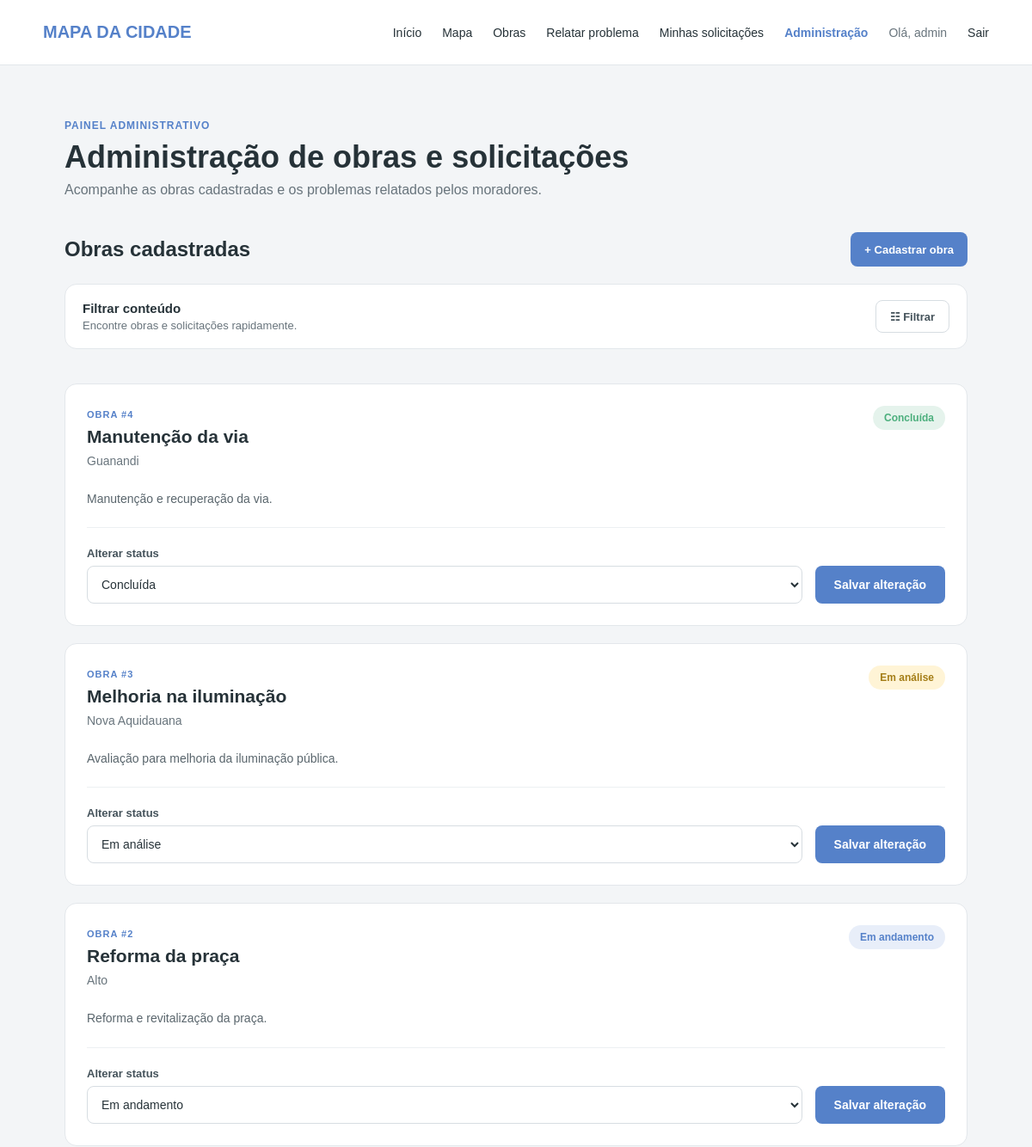
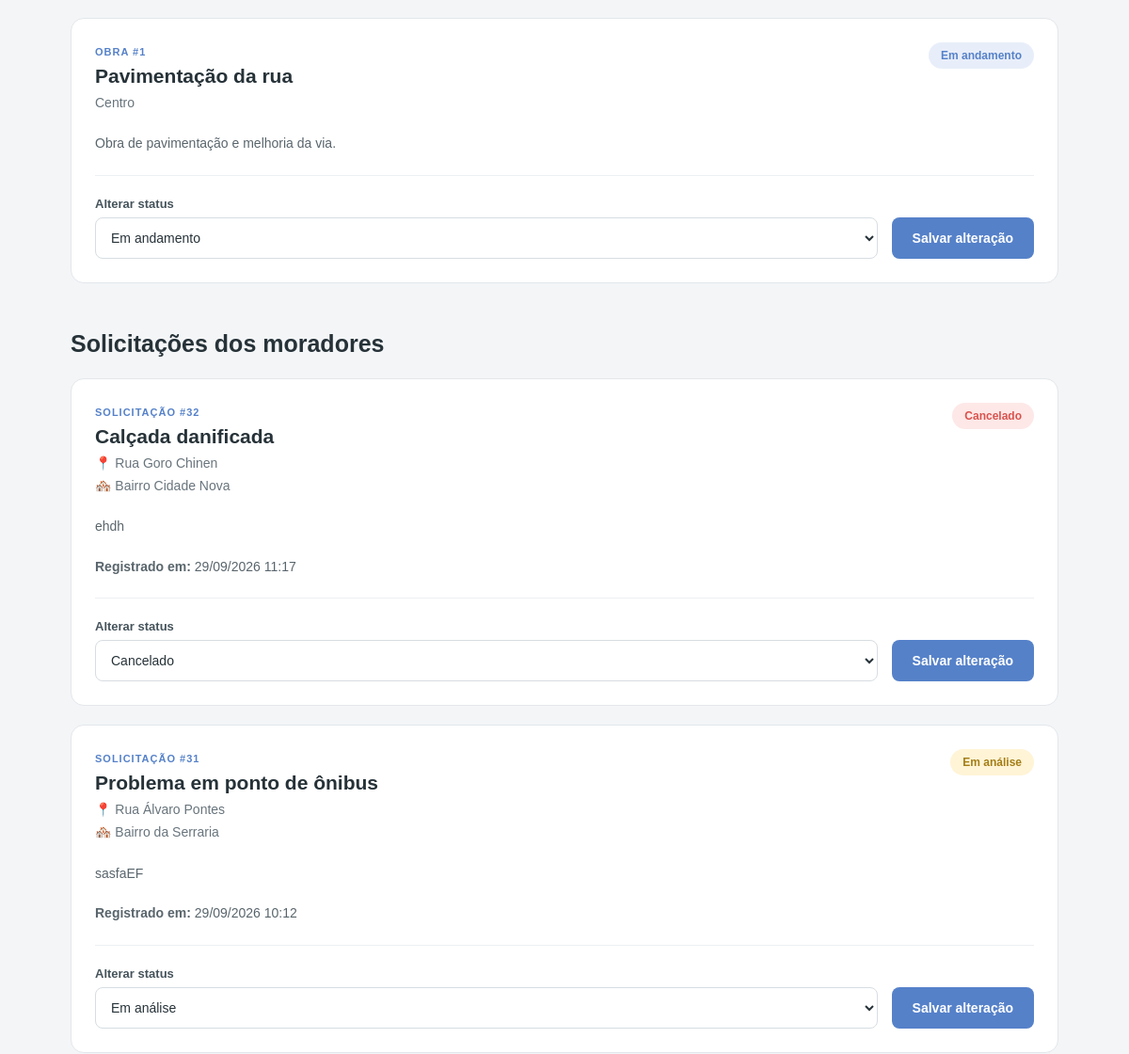
/admin (signed in, upper part), run on an earlier commit of the app's database (2 pictures, top to bottom).
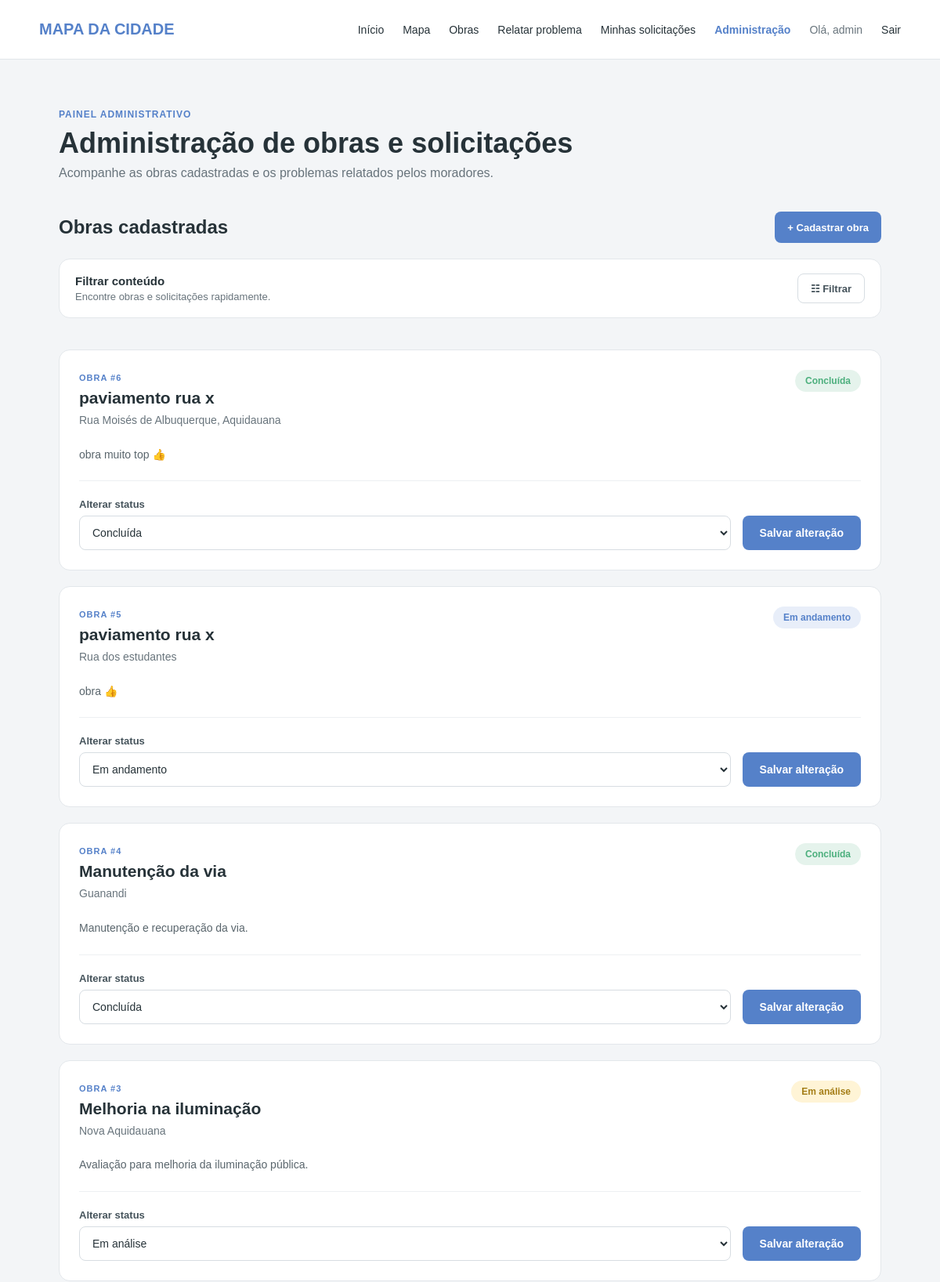
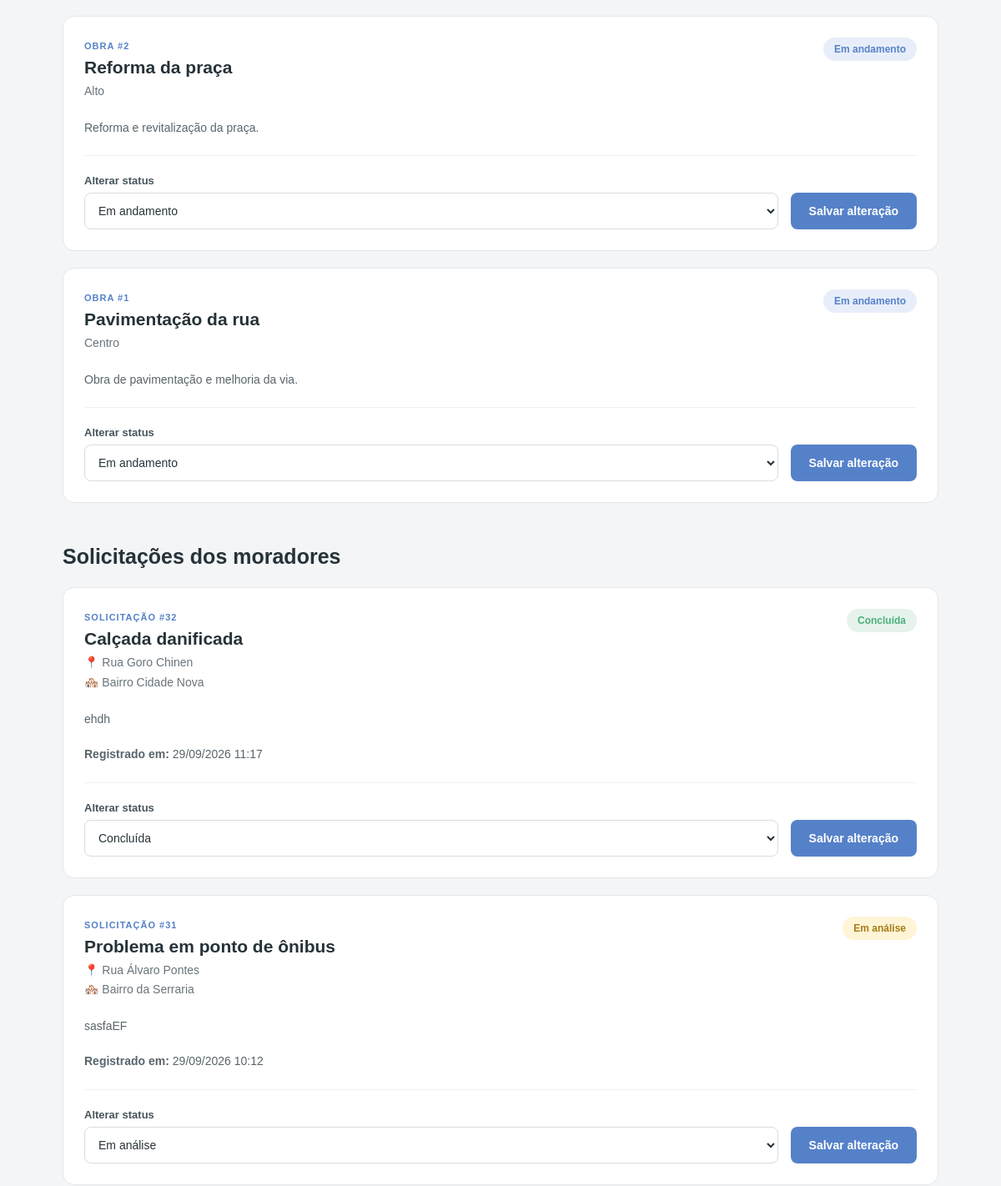
And on a later commit of the database (2 pictures, top to bottom).
### tables this page shows
CREATE TABLE obras (
            id INTEGER PRIMARY KEY AUTOINCREMENT,
            titulo TEXT NOT NULL,
            localizacao TEXT NOT NULL,
            status TEXT NOT NULL,
            previsao TEXT,
            descricao TEXT,
            latitude REAL,
            longitude REAL
        , rua TEXT, bairro TEXT);

CREATE TABLE relatos (
            id INTEGER PRIMARY KEY AUTOINCREMENT,
            tipo TEXT NOT NULL,
            descricao TEXT NOT NULL,
            latitude REAL NOT NULL,
            longitude REAL NOT NULL,
            status TEXT NOT NULL DEFAULT 'Em análise',
            data TEXT NOT NULL
        , usuario_id INTEGER, rua TEXT, bairro TEXT);

### app.py (the view)
@app.route("/admin")
def admin():
    if session.get("usuario_perfil") != "admin":
        return redirect("/")
    conexao = sqlite3.connect("mapa_cidade.db")
    conexao.row_factory = sqlite3.Row
    cursor = conexao.cursor()
    cursor.execute("""
        SELECT *
        FROM obras
        ORDER BY id DESC
    """)
    obras = cursor.fetchall()
    cursor.execute("""
        SELECT *
        FROM relatos
        ORDER BY id DESC
    """)
    relatos = cursor.fetchall()
    fotos_por_relato = {}
    for relato in relatos:
        cursor.execute("""
            SELECT arquivo
            FROM fotos
            WHERE relato_id = ?
            ORDER BY id
        """, (relato["id"],))
        fotos_por_relato[relato["id"]] = cursor.fetchall()
    conexao.close()
    return render_template(
        "admin.html",
        obras=obras,
        relatos=relatos,
        fotos_por_relato=fotos_por_relato
    )

### templates/admin.html (shortened to what the changed rows need)
<!DOCTYPE html>
<html lang="pt-br">
<head>
    <link
        rel="stylesheet"
        href="{{ url_for('static', filename='css/admin.css') }}"
    >
    <link rel="stylesheet" href="https://unpkg.com/leaflet@1.9.4/dist/leaflet.css">
</head>
<body>
    <main class="conteudo">
        <section class="titulo">
            <h1>
                Administração de obras e solicitações
            </h1>
        </section>
    <div class="titulo-secao-obras">
        <h2>
            Obras cadastradas
        </h2>
    </div>
        <section class="lista-obras">
            {% for obra in obras %}
                <article
                    class="card-obra item-admin"
                    data-tipo="obra"
                    data-status="{{ obra['status'] }}"
                >
                    <div class="obra-topo">
                        <div>
                            <span class="obra-id">
                                OBRA #{{ obra["id"] }}
                            </span>
                            <h2>
                                {{ obra["titulo"] }}
                            </h2>
                            <p class="localizacao">
                                {{ obra["localizacao"] }}
                            </p>
                        </div>
                        <span class="status
                            {% if obra['status'] == 'Em andamento' %}
                                andamento
                            {% elif obra['status'] == 'Concluída' %}
                                concluida
                            {% elif obra['status'] == 'Em análise' %}
                                analise
                            {% endif %}
                        ">
                            {{ obra["status"] }}
                        </span>
                    </div>
                    {% if obra["descricao"] %}
                        <p class="descricao">
                            {{ obra["descricao"] }}
                        </p>
                    {% endif %}
                    <div class="linha"></div>
                    <form
                        method="POST"
                        action="/alterar-status/{{ obra['id'] }}"
                        class="form-status"
                    >
                        <div class="campo">
                            <label for="status-{{ obra['id'] }}">
                                Alterar status
                            </label>
                            <select
                                name="status"
                                id="status-{{ obra['id'] }}"
                            >
                                <option
                                    value="Em análise"
                                    {% if obra["status"] == "Em análise" %}selected{% endif %}
                                >
                                    Em análise
                                </option>
                                <option
                                    value="Em andamento"
                                    {% if obra["status"] == "Em andamento" %}selected{% endif %}
                                >
                                    Em andamento
                                </option>
                                <option
                                    value="Concluída"
                                    {% if obra["status"] == "Concluída" %}selected{% endif %}
                                >
                                    Concluída
                                </option>
                            </select>
                        </div>
                        <button
                            type="submit"
                            class="botao-salvar"
                        >
                            Salvar alteração
                        </button>
                    </form>
                </article>
            {% endfor %}
        </section>
        <section class="lista-obras">
            <h2>
                Solicitações dos moradores
            </h2>
            {% if relatos %}
                {% for relato in relatos %}
                    <article
                        class="card-obra item-admin"
                        data-tipo="solicitacao"
                        data-status="{{ relato['status'] }}"
                    >
                        <div class="obra-topo">
                            <div>
                                <span class="obra-id">
                                    SOLICITAÇÃO #{{ relato["id"] }}
                                </span>
                                <h2>
                                    {{ relato["tipo"] }}
                                </h2>
                            </div>
                            <span class="status
                                {% if relato['status'] == 'Em andamento' %}
                                    andamento
                                {% elif relato['status'] == 'Concluída' %}
                                    concluida
                                {% elif relato['status'] == 'Em análise' %}
                                    analise
                                {% elif relato['status'] == 'Cancelado' %}
                                    cancelado
                                {% endif %}
                            ">
                                {{ relato["status"] }}
                            </span>
                        </div>
                        <p class="localizacao">
                            📍
                            {{ relato["rua"] or "Rua não informada" }}
                            <br>
                            🏘️
                            {{ relato["bairro"] or "Bairro não informado" }}
                        </p>
                        {% if relato["descricao"] %}
                            <p class="descricao">
                                {{ relato["descricao"] }}
                            </p>
                        {% endif %}
                        <p class="descricao">
                            <strong>
                                Registrado em:
                            </strong>
                            {{ relato["data"] }}
                        </p>
                        <div class="linha"></div>
                        <form
                            method="POST"
                            action="/alterar-status-relato/{{ relato['id'] }}"
                            class="form-status"
                        >
                            <div class="campo">
                                <label for="status-relato-{{ relato['id'] }}">
                                    Alterar status
                                </label>
                                <select
                                    name="status"
                                    id="status-relato-{{ relato['id'] }}"
                                >
                                    <option
                                        value="Em análise"
                                        {% if relato["status"] == "Em análise" %}selected{% endif %}
                                    >
                                        Em análise
                                    </option>
                                    <option
                                        value="Concluída"
                                        {% if relato["status"] == "Concluída" %}selected{% endif %}
                                    >
                                        Concluída
                                    </option>
                                    <option
                                        value="Cancelado"
                                        {% if relato["status"] == "Cancelado" %}selected{% endif %}
                                    >
                                        Cancelado
                                    </option>
                                </select>
                            </div>
                            <button
                                type="submit"
                                class="botao-salvar"
                            >
                                Salvar alteração
                            </button>
                        </form>
                    </article>
                {% endfor %}
            {% else %}
                <p>
                    Nenhuma solicitação registrada.
                </p>
            {% endif %}
        </section>
    </main>
</body>
</html>

What changed in the data, as far as the page shows it:
added obras: id "6", titulo "paviamento rua x", localizacao "Rua Moisés de Albuquerque, Aquidauana", status "Concluída", descricao "obra muito top 👍"
added obras: id "5", titulo "paviamento rua x", localizacao "Rua dos estudantes", status "Em andamento", descricao "obra 👍"
changed relatos "Calçada danificada": status "Cancelado" → "Concluída"
